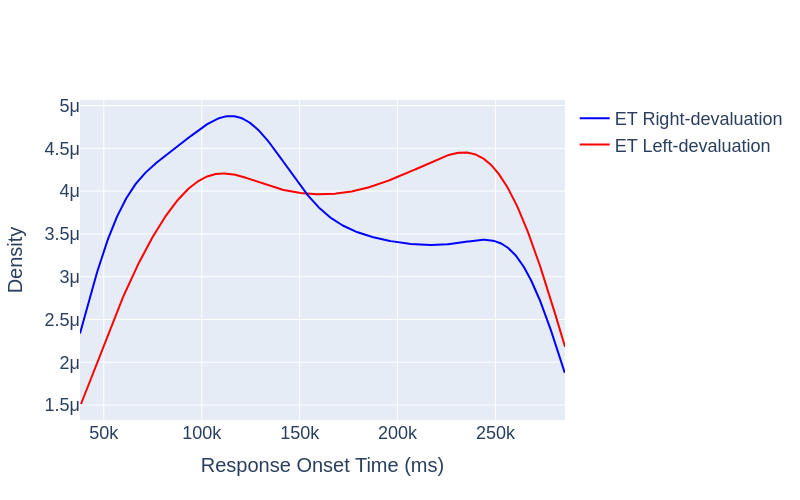

The notebook cell saved with this chart:
### Code cell
import plotly.figure_factory as ff

group_left = tmp_df_ET[tmp_df_ET["Group"] == "ET_Left"]["RT"]
group_right = tmp_df_ET[tmp_df_ET["Group"] == "ET_Right"]["RT"]

# Group data together
hist_data = [group_left, group_right]
group_labels = ['ET Left-devaluation', 'ET Right-devaluation']

# Custom colors: ET_Left (Red), ET_Right (Blue)
colors = ['red', 'blue']

# Create distplot with KDE only and custom colors
fig = ff.create_distplot(hist_data, group_labels, bin_size=100, show_hist=False, show_rug=False, colors=colors)

# Add title and adjust layout
fig.update_layout(
    # title="Kernel Density Estimation (KDE) of Response Onset Time - Pilot 4 ET",
    xaxis_title="Response Onset Time (ms)",
    yaxis_title="Density",
    width=800,
    height=500,
    xaxis_title_font=dict(size=20),  # Set font size for x-axis title
    yaxis_title_font=dict(size=20),  # Set font size for y-axis title
    font=dict(
        family="Arial",  # You can change this to any font you prefer
        size=18  #
    )

)
fig.write_image("KDE_ROT_ET.png")

fig.show()

### Figure 1 — Plotly figure (JSON) as saved in the notebook; plotly's stock layout.template omitted (floating-point values rounded to 4 significant figures; data arrays with more than 128 entries replaced by an {"elided": "..."} marker saying what was removed)
{"data": [{"legendgroup": "ET Left-devaluation", "marker": {"color": "red"}, "mode": "lines", "name": "ET Left-devaluation", "showlegend": true, "type": "scatter", "x": {"elided": "500 float values"}, "xaxis": "x", "y": {"elided": "500 float values"}, "yaxis": "y"}, {"legendgroup": "ET Right-devaluation", "marker": {"color": "blue"}, "mode": "lines", "name": "ET Right-devaluation", "showlegend": true, "type": "scatter", "x": {"elided": "500 float values"}, "xaxis": "x", "y": {"elided": "500 float values"}, "yaxis": "y"}], "layout": {"barmode": "overlay", "font": {"family": "Arial", "size": 18}, "height": 500, "hovermode": "closest", "legend": {"traceorder": "reversed"}, "width": 800, "xaxis": {"anchor": "y2", "autorange": true, "domain": [0, 1], "range": [37832, 285500.0], "title": {"font": {"size": 20}, "text": "Response Onset Time (ms)"}, "type": "linear", "zeroline": false}, "yaxis": {"anchor": "free", "autorange": true, "domain": [0, 1], "position": 0, "range": [1.326e-06, 5.065e-06], "title": {"font": {"size": 20}, "text": "Density"}, "type": "linear"}}}
